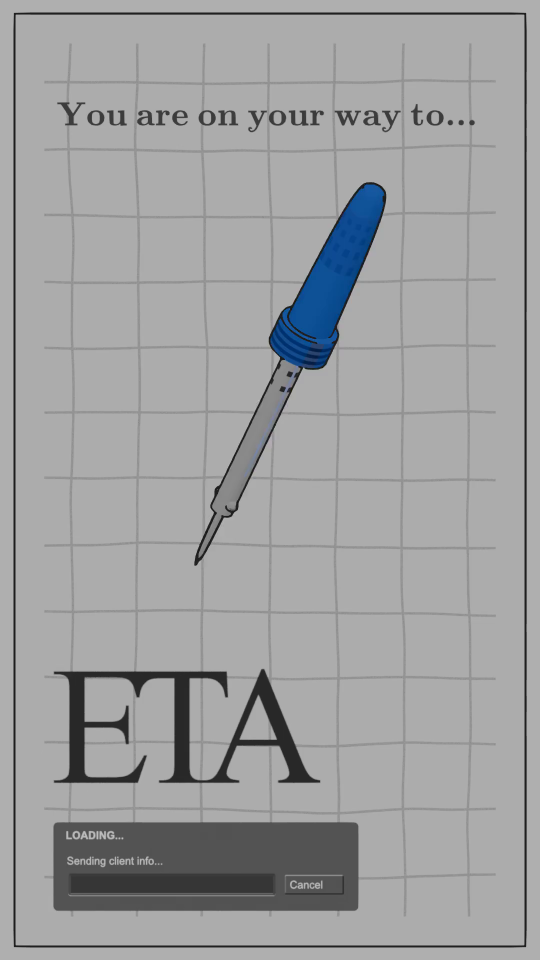
#> input picture frame 18 of etamirror.mp4, 1080 x 1920 px (shown at 1/2 size)
$ python displayvid.py
#> lines starting #> are read from the running program, lines starting #| are printed output that depends on the picture
import time
import cv2

capture = cv2.VideoCapture('etamirror.mp4')

loadingBlockStartPosition = (137, 145)

loadingBlockSize = (28, 18)

spacing = 3

maxBlocks = 19

def tupleAdd(t1, t2):

    return tuple(map(sum, zip(t1, t2)))

def drawLoadingBar(blockCount, target):

    blockCount = min(maxBlocks, blockCount)

    for i in range(0, blockCount):

        loadingBlockPosition = tupleAdd(loadingBlockStartPosition, (0, i * (loadingBlockSize[1] + spacing)))

        loadingBlockEnd = tupleAdd(loadingBlockPosition, loadingBlockSize)

        cv2.rectangle(target, loadingBlockPosition, loadingBlockEnd, (255, 255, 255), -1)

def show():

    frameCount = 0

    while(capture.isOpened()):

        #frameFound bool that is true if we have a valid frame
        frameFound, frame = capture.read()
#> frame is the input picture: shape (1920, 1080, 3); mean B, G, R 160.8, 159.7, 158.7

        #Rotate our current frame
        frame = cv2.rotate(frame, cv2.ROTATE_90_CLOCKWISE)
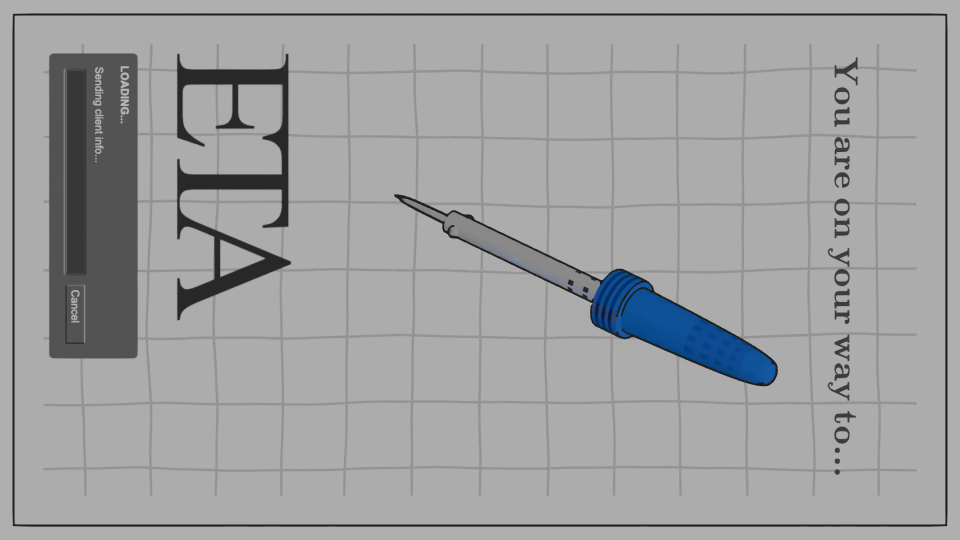
#> frame: shape (1080, 1920, 3) (shown at 1/2 size); mean B, G, R 160.8, 159.7, 158.7

        if frameFound:
            frameCount += 1

            cv2.imshow("Image", frame)

            #Is this needed?
            #cv2.namedWindow("Image", cv2.WINDOW_NORMAL)

            cv2.setWindowProperty("Image", cv2.WND_PROP_FULLSCREEN, cv2.WINDOW_FULLSCREEN)

        #No clue wtf this does
        else:
           capture.set(cv2.CAP_PROP_POS_FRAMES, 0)
           continue

        # If q is pressed, quit
        if cv2.waitKey(1) & 0xFF == ord('q'):
#> (key q is pressed here)
            break

        time.sleep(1/60)

show()
capture.release()
cv2.destroyAllWindows()

$ run again, starting later in the video
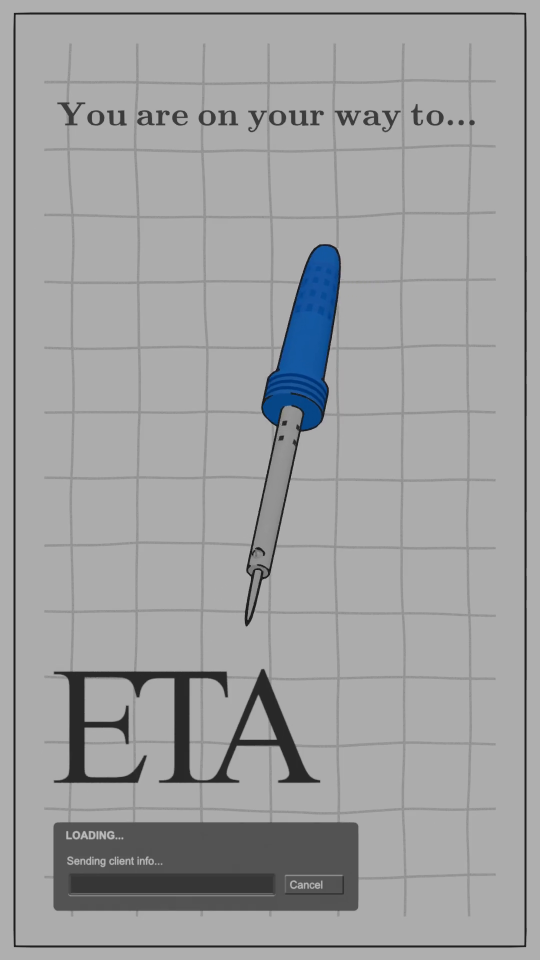
#> input picture frame 81 of etamirror.mp4, 1080 x 1920 px (shown at 1/2 size)
#> in show, frame is the input picture: shape (1920, 1080, 3); mean B, G, R 161.1, 160.1, 159.2
#> in show, `frame = cv2.rotate(frame, cv2.ROTATE_90_CLOCKWISE)`:
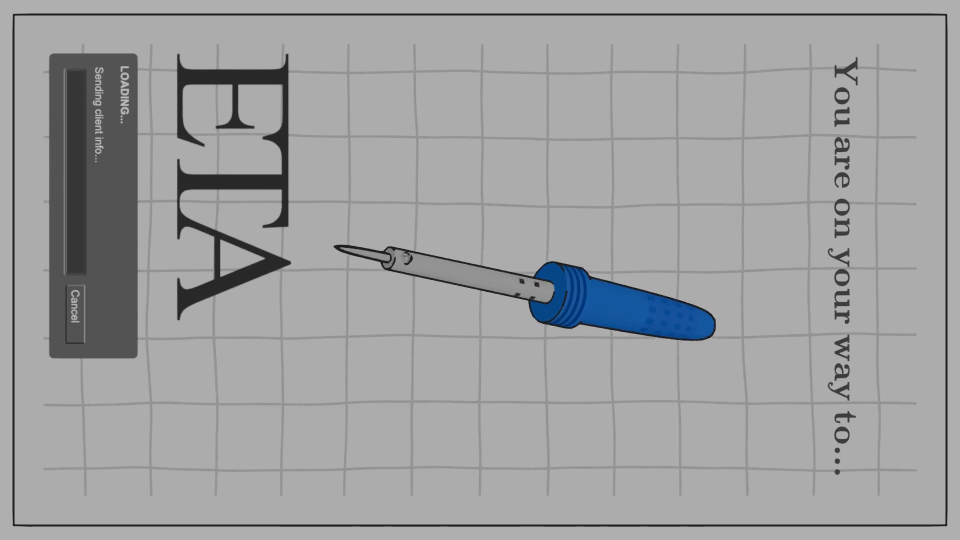
#> frame: shape (1080, 1920, 3) (shown at 1/2 size); mean B, G, R 161.1, 160.1, 159.2

$ run again, starting later in the video
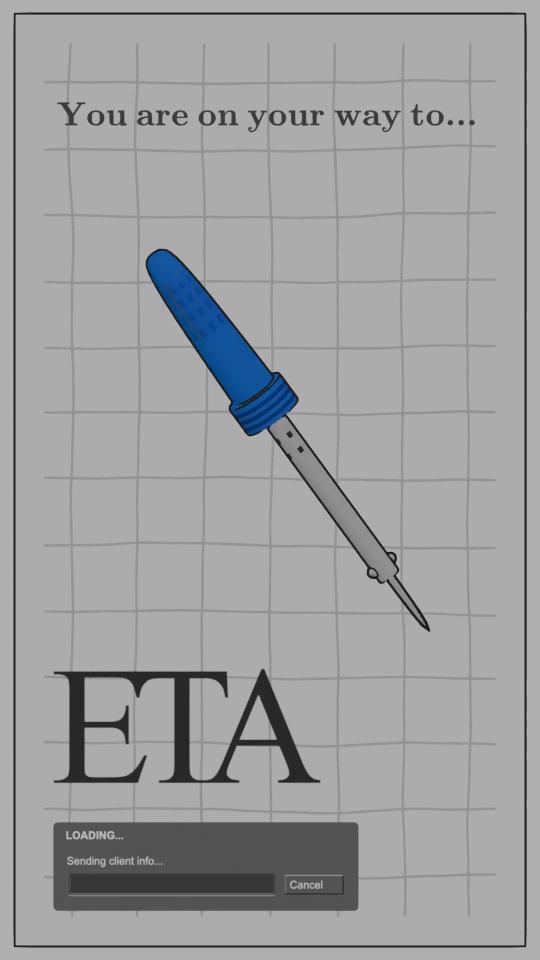
#> input picture frame 144 of etamirror.mp4, 1080 x 1920 px (shown at 1/2 size)
#> in show, frame is the input picture: shape (1920, 1080, 3); mean B, G, R 160.7, 159.6, 158.5
#> in show, `frame = cv2.rotate(frame, cv2.ROTATE_90_CLOCKWISE)`:
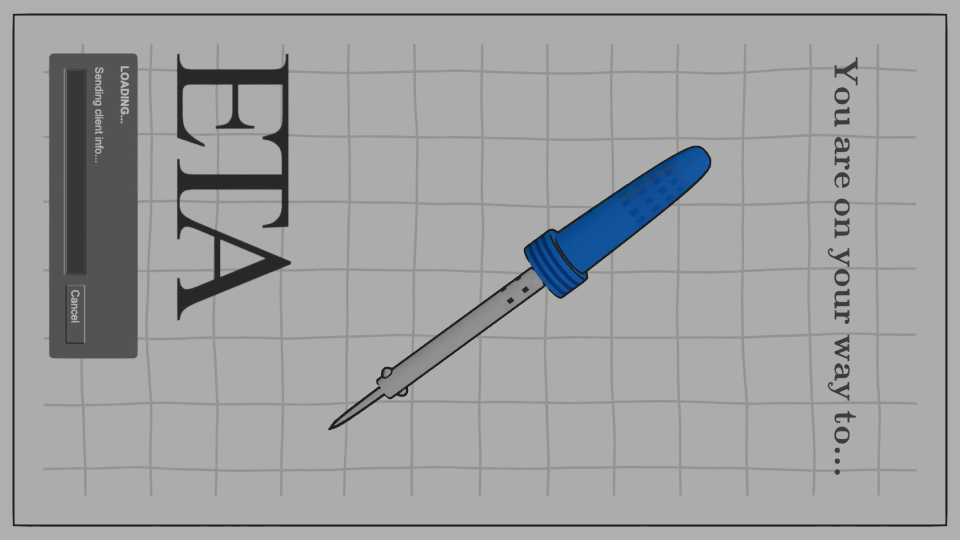
#> frame: shape (1080, 1920, 3) (shown at 1/2 size); mean B, G, R 160.7, 159.6, 158.5
